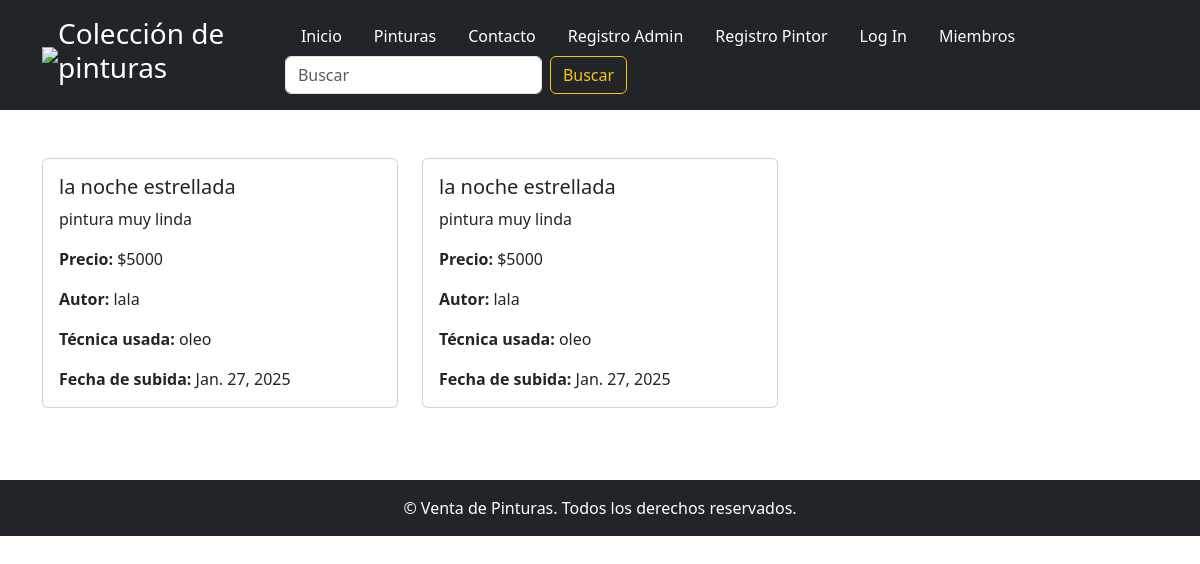
Before: /planillaPinturasDina with the older database file.
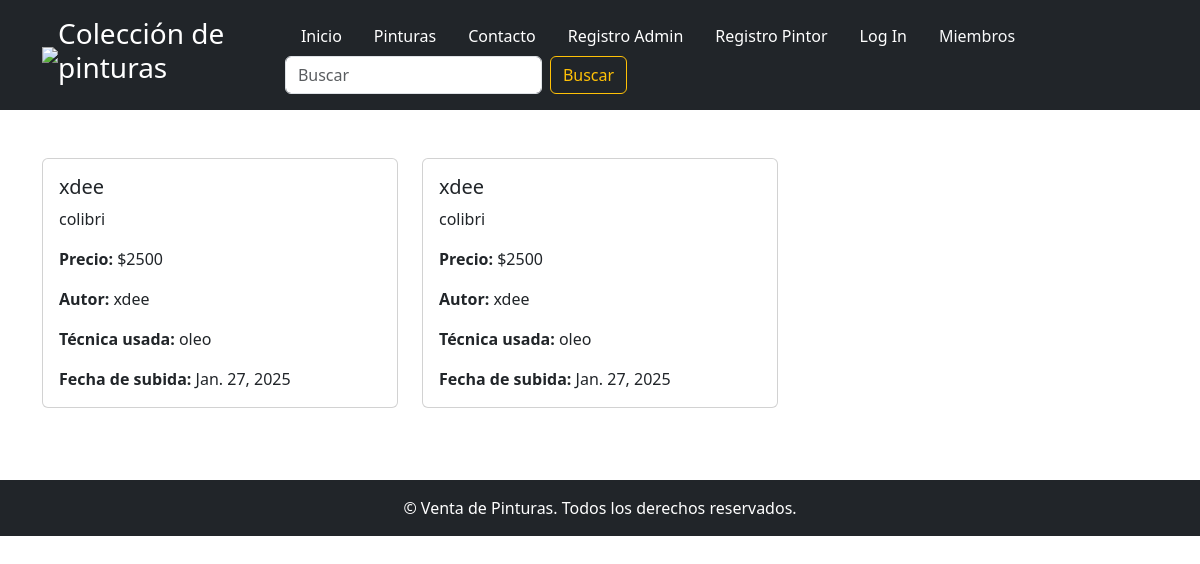
After: the same page with the newer database file.
### usuarios/models.py (models this page shows, shortened)
class Pintura(models.Model):
    nombre= models.CharField(max_length=30)
    descripcion = models.CharField(max_length=500)
    precio = models.IntegerField()
    autor = models.CharField(max_length=30)
    tecnicaUsada = models.CharField(max_length=20)
    fechaSubida = models.DateField()
    estado = models.CharField(max_length=10)
    imagen = models.ImageField(upload_to='img/', null=True, blank=True)

### usuarios/views.py (the view)
# urls.py: path('planillaPinturasDina', views.planillaPinturas, name="planillaPinturasDina" ),
def planillaPinturas(request):
      pinturas = Pintura.objects.all()
      return render(request, 'planillaPinturasDina.html', {'pinturas': pinturas})

### usuarios/templates/planillaPinturasDina.html (shortened to what this page needs)
{% extends "master.html" %}
{% block contenido %}
<body>
    <main id="principal">
        <div class="container my-5">
            <div class="row">
                {% for p in pinturas %}
                    <div class="col-md-4 mb-4">
                        <div class="card">
                            <div class="card-body">
                                <h5 class="card-title">{{ p.nombre }}</h5>
                                <p class="card-text">{{ p.descripcion }}</p>
                                <p class="card-text"><strong>Precio:</strong> ${{ p.precio }}</p>
                                <p class="card-text"><strong>Autor:</strong> {{ p.autor }}</p>
                                <p class="card-text"><strong>Técnica usada:</strong> {{ p.tecnicaUsada }}</p>
                                <p class="card-text"><strong>Fecha de subida:</strong> {{ p.fechaSubida }}</p>
                            </div>
                        </div>
                    </div>
                {% empty %}
                    <p>No hay pinturas disponibles.</p>
                {% endfor %}
            </div>
        </div>
    </main>
{% endblock %}

Changed rows visible on the page:
changed Pintura (number 1 of 2 on the later page): nombre "la noche estrellada" → "xdee"; descripcion "pintura muy linda" → "colibri"; precio "5000" → "2500"; autor "lala" → "xdee"
changed Pintura (number 2 of 2 on the later page): nombre "la noche estrellada" → "xdee"; descripcion "pintura muy linda" → "colibri"; precio "5000" → "2500"; autor "lala" → "xdee"
